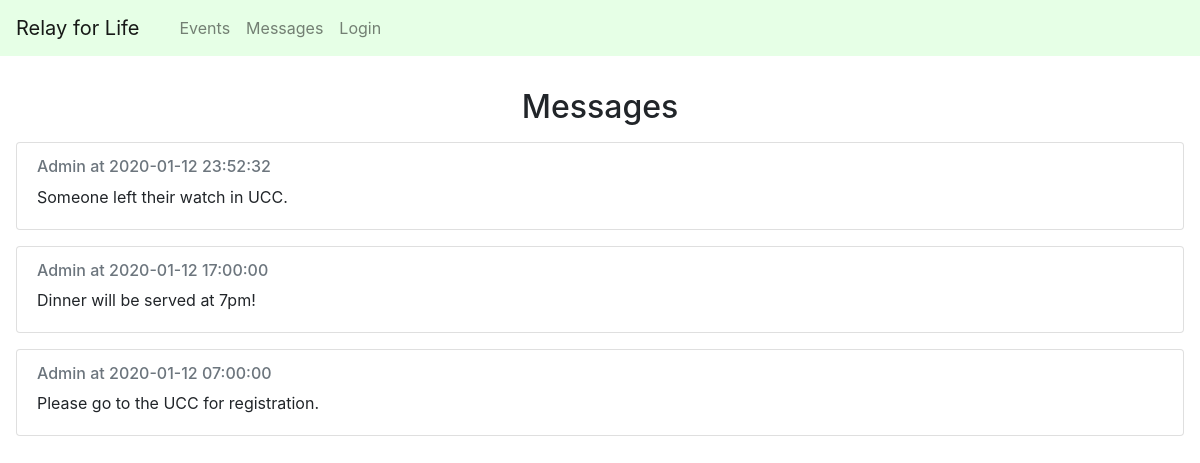
The app's page /messages, older data.
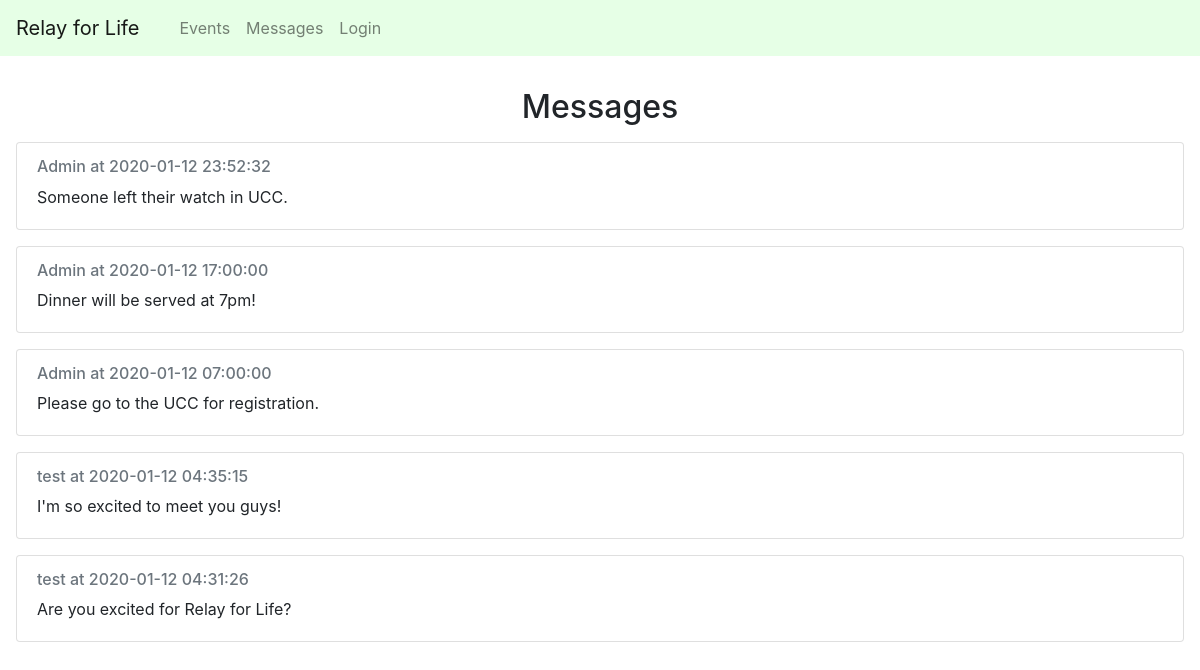
The same page, newer data.
### app/models.py (models this page shows, shortened)
class Message(db.Model):
    id = db.Column(db.Integer, primary_key=True)
    text = db.Column(db.String(500), index=True, unique=True)
    timestamp = db.Column(db.DateTime, index=True)
    user_id = db.Column(db.Integer, db.ForeignKey('user.id'), nullable=False)

class User(UserMixin, db.Model):
    id = db.Column(db.Integer, primary_key=True)
    username = db.Column(db.String(64), index=True, unique=True)
    password_hash = db.Column(db.String(128))
    admin = db.Column(db.Integer)
    messages = db.relationship('Message', backref='user', lazy=True)

### app/routes.py (the view)
@app.route('/messages', methods=['GET', 'POST'])
def addmessage():
    form = PostForm()
    messages = Message.query.join(User).add_columns(User.id, User.username, Message.text, Message.timestamp).order_by(desc(Message.timestamp)).all()
    if form.validate_on_submit():
        message = Message(text=form.content.data, timestamp=datetime.now(), user_id=current_user.id)
        db.session.add(message)
        db.session.commit()
        return redirect('/messages')
    return render_template('messages.html', messages=messages, form=form)

### app/templates/messages.html (shortened to what this page needs)
{% extends "base.html" %}
{% block content %}
        <div>
            <h2 id="messages" class="text-center" style="margin-top:1em;">Messages</h2>
        </div>
        {% for message in messages %}
        <div class="card" style="margin:1em;">
            <div class="card-body">
              <h6 class="card-subtitle mb-2 text-muted">{{ message.username }} at {{ message.timestamp.strftime("%Y-%m-%d %H:%M:%S") }}</h6>
              <p class="card-text">{{ message.text }}</p>
            </div>
          </div>
        {% endfor %}
{% endblock %}

### app/templates/base.html (shortened to what this page needs)
<!doctype html>
<html>
    <head>
        <link rel="stylesheet" href="https://maxcdn.bootstrapcdn.com/bootstrap/4.0.0/css/bootstrap.min.css">
    </head>
    <body>
        <nav class="navbar navbar-expand-lg navbar-light sticky-top" style="background-color: #e6ffe6;">
            <a class="navbar-brand" href="#">Relay for Life</a>
            <div class="collapse navbar-collapse" id="navbarNavAltMarkup">
              <div class="navbar-nav" style="margin-left:1em;">
                <a class="nav-item nav-link" href="/events">Events</a>
                <a class="nav-item nav-link" href="/messages">Messages</a>
                {% if current_user.is_anonymous %}
                <a class="nav-item nav-link" href="/login">Login</a>
                {% else %}
                <a class="nav-item nav-link" href="/logout">Logout</a>
                {% endif %}
              </div>
            </div>
        </nav>
        <div id="content">{% block content %}{% endblock %}</div>
    </body>
</html>

Row changes from the older to the newer data that the page shows:
added Message: username "test", timestamp "2020-01-12 04:35:15", text "I'm so excited to meet you guys!"
added Message: username "test", timestamp "2020-01-12 04:31:26", text "Are you excited for Relay for Life?"
